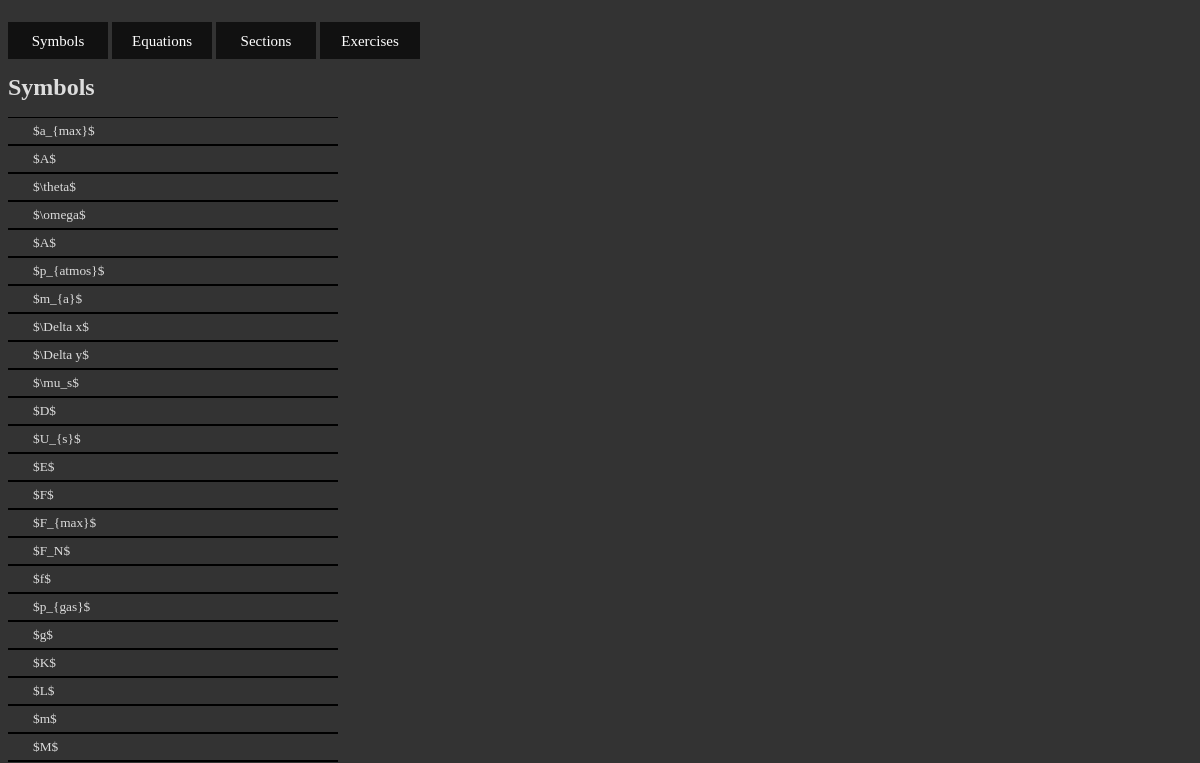
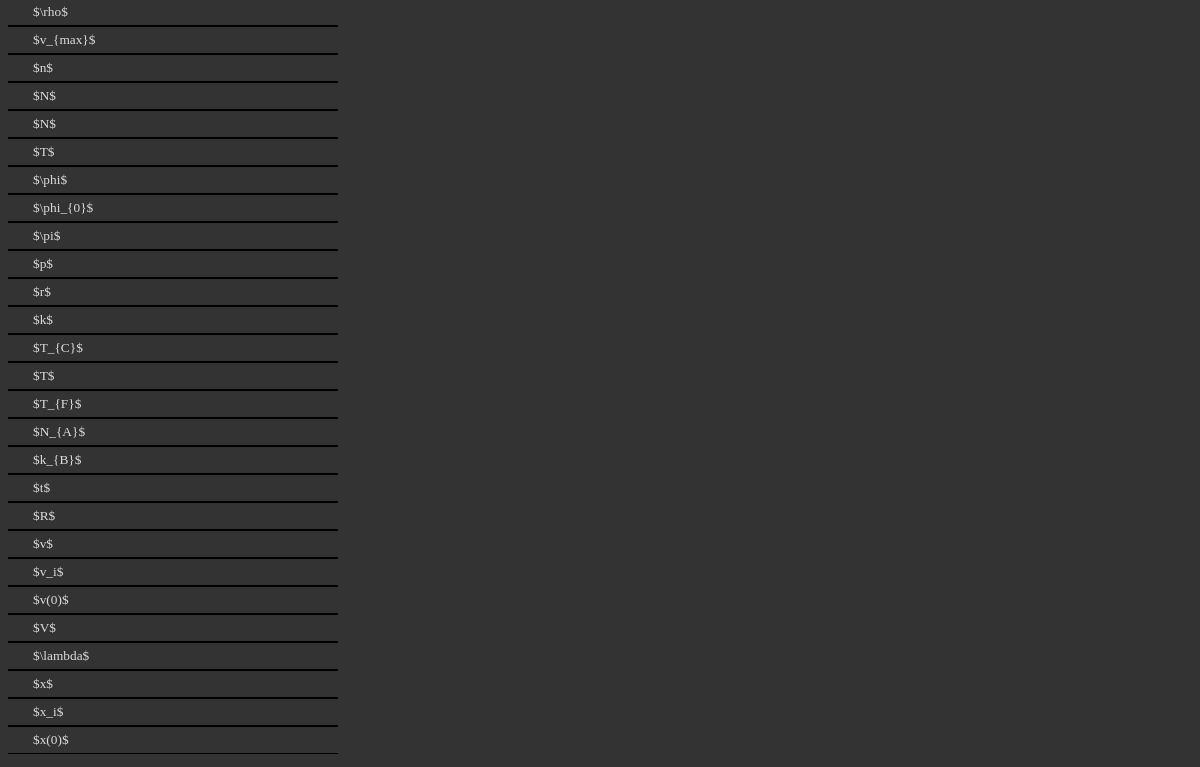
The app's page /symbols/, older data (2 pictures, top to bottom).
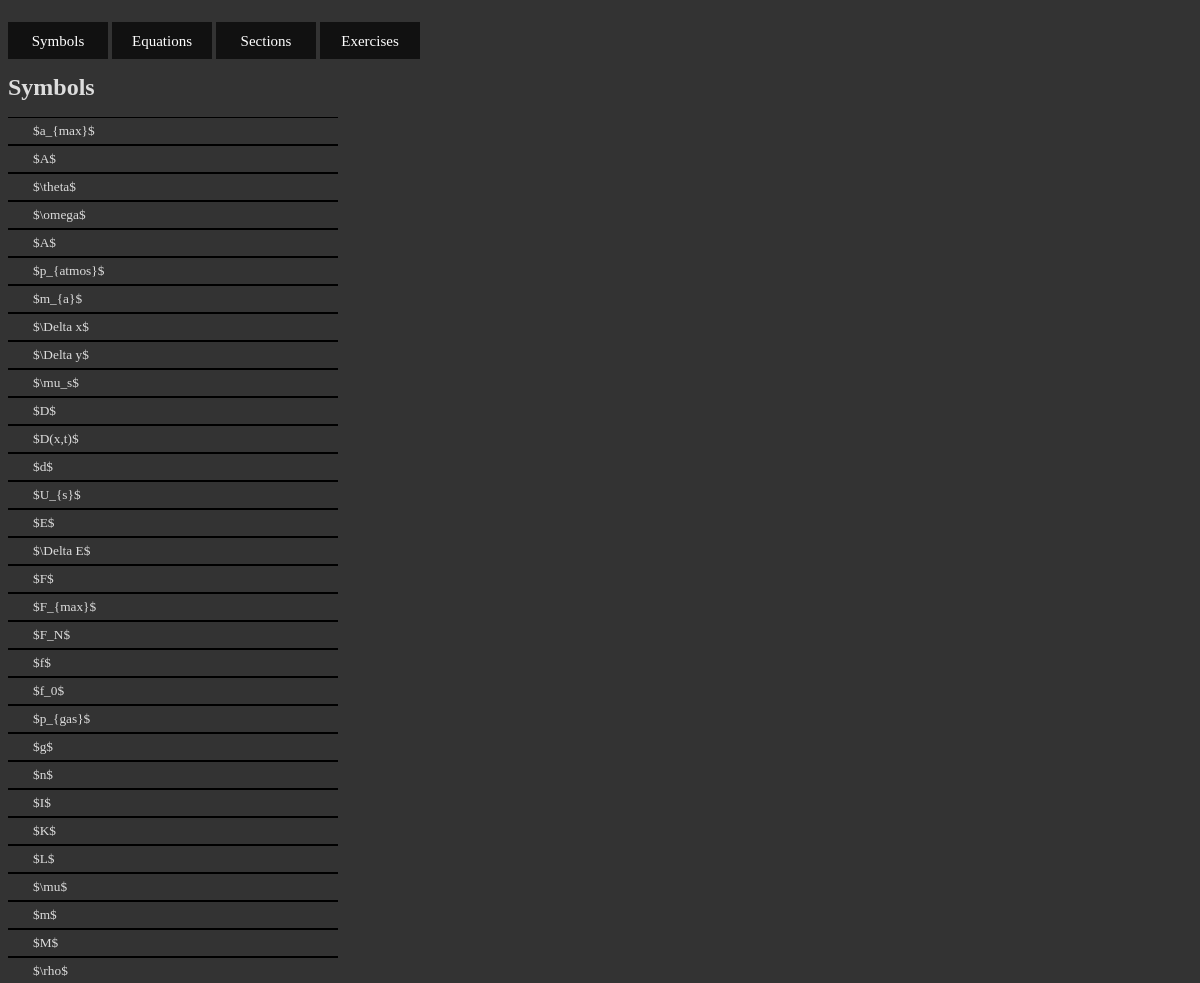
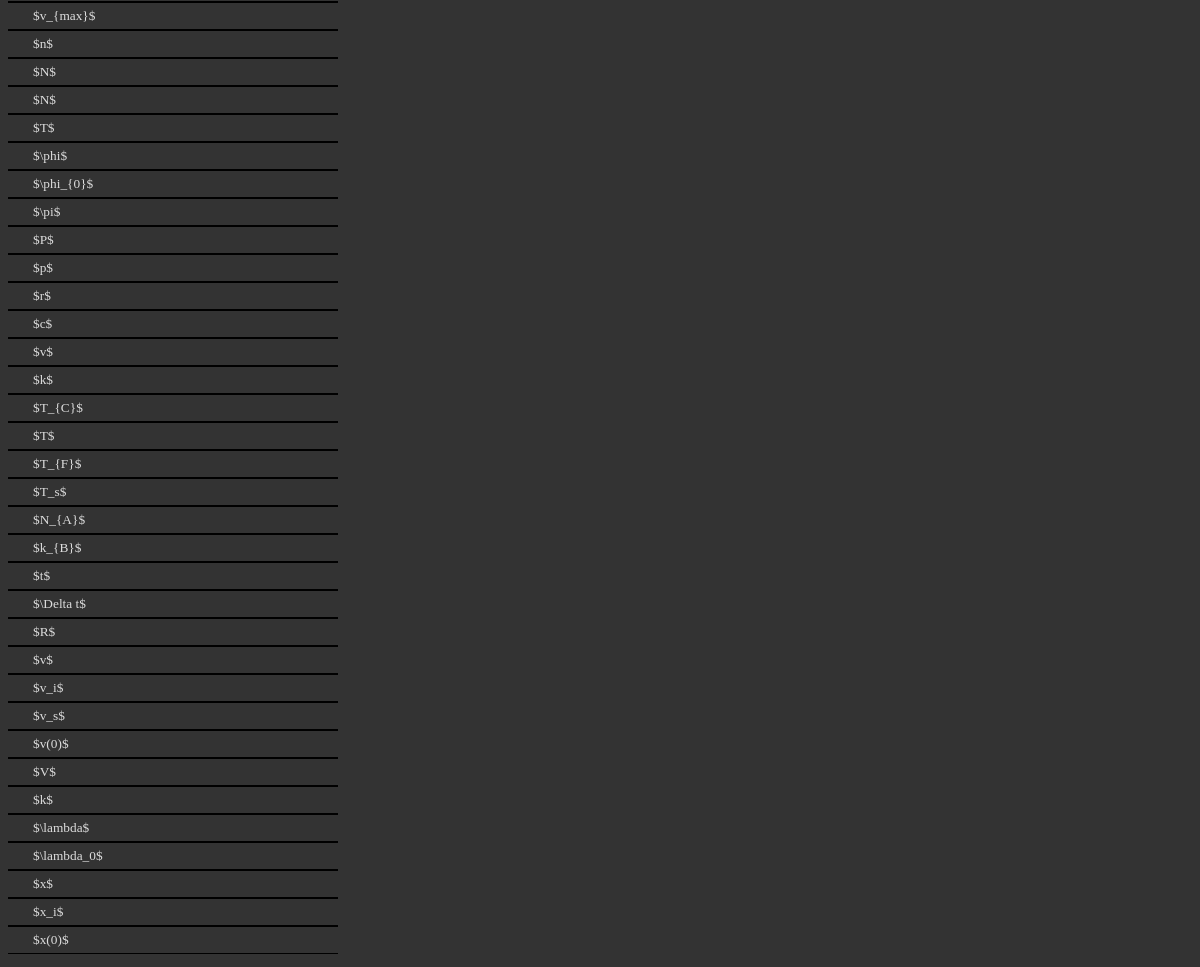
The same page, newer data (2 pictures, top to bottom).
### per/models.py (models this page shows, shortened)
class Symbol(models.Model):
    symbol = models.CharField(max_length=50)
    name = models.CharField(max_length=100)
    constant = models.BooleanField(default=False)
    class Meta:
    	ordering = ('name',)

### per/views.py (the view)
# urls.py: url(r'^symbols/$', views.symbols, name='symbols'),
def symbols(request):
    symbol_list = Symbol.objects.order_by('name')
    context = {'symbol_list': symbol_list}
    return render(request, 'per/symbols.html', context)

### per/templates/per/symbols.html (shortened to what this page needs)
<!DOCTYPE html>
<html>
	<head>
	<link rel="stylesheet" type="text/css" href="{{ STATIC_URL }}per/css/btn.css">
	<link rel="stylesheet" type="text/css" href="{{ STATIC_URL }}per/css/global.css">
	{% load staticfiles %}
	</head>
	<body>
	<div id="list">
	<div id = "buttons" style="height:50px;">
	<a href="/symbols" class="btn"><span>Symbols</span></a>
	<a href="/equations" class="btn"><span>Equations</span></a>
	<a href="/sections" class="btn"><span>Sections</span></a>
	<a href="/exercises" class="btn"><span>Exercises</span></a>
	</div>
		{% if symbol_list %}
    		<ul id="navList">
    		<h1>Symbols</h1>
    		{% for sym in symbol_list %}
        		<li data-sym="{{ sym.id }}">${{ sym.symbol }}$</li>
		    {% endfor %}
    		</ul>
		{% else %}
    		<p>No symbols are available.</p>
		{% endif %}
	</div>
	</body>
</html>

### per/static/per/css/btn.css (style rules this page uses)
.btn { display: inline-block; }
.btn span { text-align: center; display: inline-block; margin-top: 14px; padding-top: 12px; width: 100px; height: 25px; font-family: "Impact"; color: white; font-size: 15px; line-height: 1; background: #111; }

### per/static/per/css/global.css (style rules this page uses)
body { font-family: "Trebuchet MS"; background: #333; color: #DDD; }
#list { float: left; width:40%; }
h1 { font-size: 24px; color: #DDD; }
a:link { text-decoration: none; color: #DDD; }
ul { list-style: none; padding-left: 0; font-size: 10pt; }
li { border-bottom: 1px solid black; border-top: 1px solid #000; padding: 5px; padding-left: 25px; width: 300px }
a { display: block; height: 100%; }

Row changes from the older to the newer data that the page shows:
added Symbol: symbol "D(x,t)"
added Symbol: symbol "d"
added Symbol: symbol "\\Delta E"
added Symbol: symbol "f_0"
added Symbol: symbol "n"
added Symbol: symbol "I"
added Symbol: symbol "\\mu"
added Symbol: symbol "P"
added Symbol: symbol "c"
added Symbol: symbol "v"
added Symbol: symbol "T_s"
added Symbol: symbol "\\Delta t"
added Symbol: symbol "v_s"
added Symbol: symbol "k"
added Symbol: symbol "\\lambda_0"
